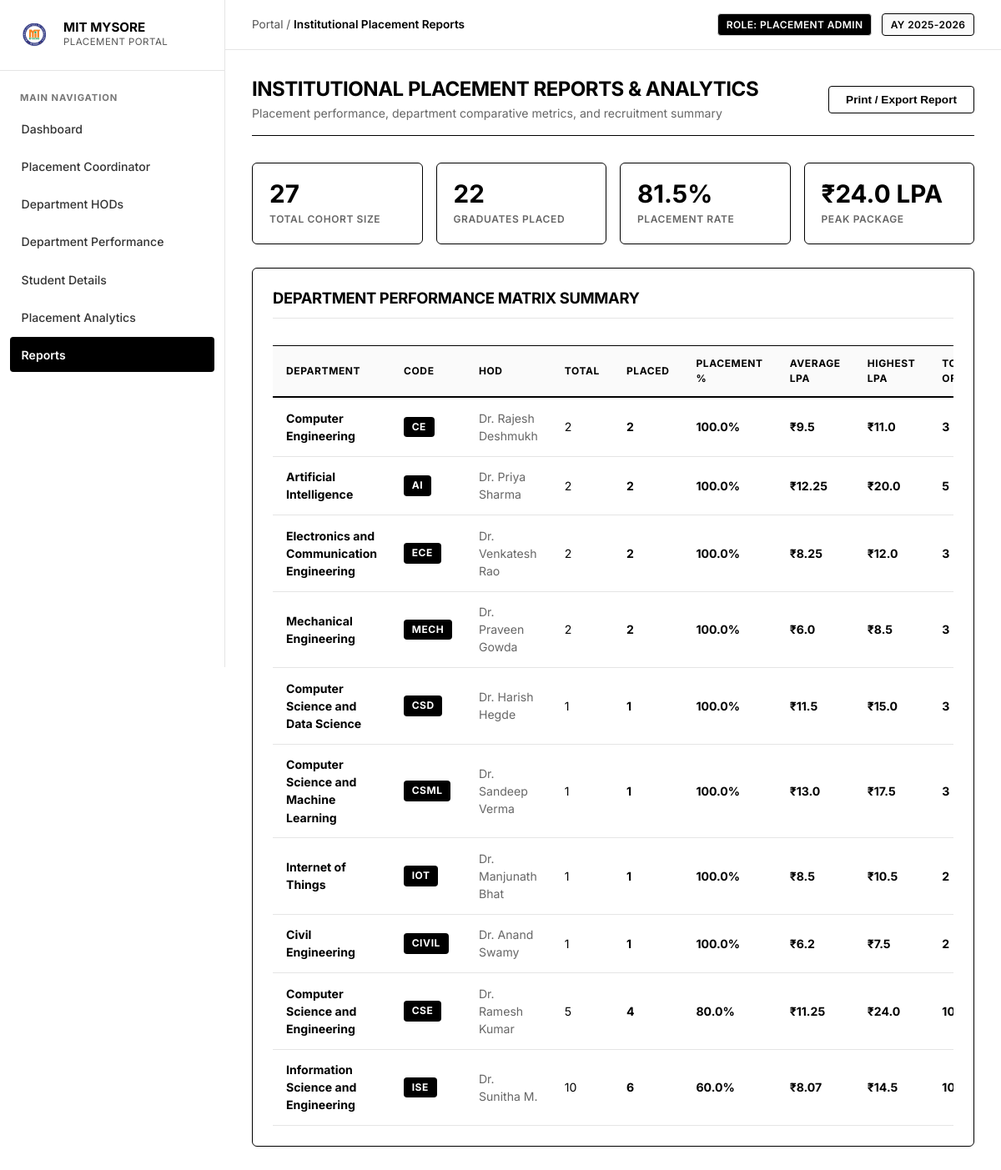
/portal/reports (signed in), run on the app's committed database.
### models.py (models this page shows, shortened)
class Student(db.Model):
    __tablename__ = 'students'
    usn = db.Column(db.String(20), primary_key=True)
    name = db.Column(db.String(100), nullable=False)
    mobile_number = db.Column(db.String(15), unique=True, nullable=False)
    email = db.Column(db.String(100), unique=True, nullable=True)
    department_id = db.Column(db.Integer, db.ForeignKey('departments.id'), nullable=False)
    session_version = db.Column(db.Integer, default=1)
    semester = db.Column(db.Integer, default=8)
    cgpa = db.Column(db.Float, default=8.0)
    attendance = db.Column(db.Float, default=85.0)
    academic_score = db.Column(db.Float, default=82.0)
    skills = db.Column(db.String(255), default="Python, DSA, SQL")
    programming_languages = db.Column(db.String(255), default="Python, Java, C++")
    technical_skills = db.Column(db.String(255), default="Data Structures, DBMS, Web Development")
    certifications = db.Column(db.String(255), default="Cloud Computing, Full Stack Web Development")
    projects = db.Column(db.Text, default="Smart Placement Portal, AI Resume Screener")
    companies_attended = db.Column(db.Integer, default=0)
    companies_selected = db.Column(db.Integer, default=0)
    offers_count = db.Column(db.Integer, default=0)
    highest_package = db.Column(db.Float, default=0.0)  # in LPA
    average_package = db.Column(db.Float, default=0.0)  # in LPA
    placement_status = db.Column(db.String(50), default="NOT_STARTED") # PLACED, IN_PROCESS, NOT_STARTED, NOT_PLACED
    placement_approval_status = db.Column(db.String(50), default="APPROVED") # PENDING, APPROVED, REJECTED
    approved_by = db.Column(db.String(100), nullable=True)
    approved_at = db.Column(db.DateTime, nullable=True)
    rejected_by = db.Column(db.String(100), nullable=True)
    rejected_at = db.Column(db.DateTime, nullable=True)
    rejection_reason = db.Column(db.Text, nullable=True)
    resume = db.Column(db.String(255), default="Resume_Uploaded.pdf")
    performance = db.relationship('PerformanceRecord', backref='student', uselist=False, lazy=True)
    account_link = db.relationship('StudentAccountLink', backref='student', uselist=False, lazy=True)
    recommendations = db.relationship('LearningRecommendation', backref='student', lazy=True, order_by='LearningRecommendation.created_at.desc()')
    youtube_lessons = db.relationship('YouTubeLesson', backref='student', lazy=True, order_by='YouTubeLesson.created_at.desc()')
    quiz_attempts = db.relationship('QuizAttempt', backref='student', lazy=True, order_by='QuizAttempt.attempted_at.desc()')
    interview_sessions = db.relationship('MockInterviewSession', backref='student', lazy=True, order_by='MockInterviewSession.started_at.desc()')
    course_progress = db.relationship('StudentCourseProgress', backref='student', lazy=True, cascade='all, delete-orphan', order_by='StudentCourseProgress.saved_at.desc()')
    event_actions = db.relationship('StudentEventAction', backref='student', lazy=True, cascade='all, delete-orphan', order_by='StudentEventAction.updated_at.desc()')
    achievements = db.relationship('StudentAchievement', backref='student', lazy=True, cascade='all, delete-orphan', order_by='StudentAchievement.completion_date.desc()')
    notifications = db.relationship('StudentNotification', backref='student', lazy=True, cascade='all, delete-orphan', order_by='StudentNotification.created_at.desc()')
    preference = db.relationship('StudentPreference', backref='student', uselist=False, lazy=True, cascade='all, delete-orphan')
    provider_accounts = db.relationship('ExternalProviderAccount', backref='student', lazy=True, cascade='all, delete-orphan', order_by='ExternalProviderAccount.created_at.desc()')
    sync_logs = db.relationship('CertificateSyncLog', backref='student', lazy=True, cascade='all, delete-orphan', order_by='CertificateSyncLog.sync_started_at.desc()')
    @property
    def placement_score(self):
        if self.performance:
            return round(self.performance.overall_aggregate, 1)
        return 0.0

class Department(db.Model):
    __tablename__ = 'departments'
    id = db.Column(db.Integer, primary_key=True)
    code = db.Column(db.String(20), unique=True, nullable=False)
    name = db.Column(db.String(100), unique=True, nullable=False)
    hod_name = db.Column(db.String(100), default='Dr. HOD')
    hod_id = db.Column(db.String(50), default='HOD_01')
    hod_email = db.Column(db.String(100), default='hod@mitmysore.in')
    hod_phone = db.Column(db.String(30), default='+91 98450 11223')
    admins = db.relationship('Admin', backref='department', lazy=True)
    students = db.relationship('Student', backref='department', lazy=True)

### app.py (the view)
@app.route('/portal/reports')
def portal_reports():
    admin = get_current_admin()
    if not admin:
        return redirect(url_for('admin_login'))
    college_metrics = get_college_metrics()
    dept_stats_list = get_all_department_stats()
    dept_leaderboard = sorted(dept_stats_list, key=lambda x: (x['placement_pct'], x['placed_count']), reverse=True)
    return render_template(
        'portal_reports.html',
        active_page='reports',
        admin=admin,
        metrics=college_metrics,
        dept_leaderboard=dept_leaderboard
    )

### app.py (called while the page is built)
@app.context_processor
def inject_student_notifications():
    unread_count = 0
    if session.get('student_usn'):
        try:
            unread_count = NotificationService.get_unread_count(session.get('student_usn'))
        except Exception:
            unread_count = 0
    return dict(unread_notifications_count=unread_count)

@app.after_request
def add_security_headers(response):
    if not request.path.startswith('/static/'):
        response.headers["Cache-Control"] = "no-cache, no-store, must-revalidate, max-age=0"
        response.headers["Pragma"] = "no-cache"
        response.headers["Expires"] = "0"
    else:
        response.headers["Cache-Control"] = "public, max-age=86400"
    response.headers["X-Content-Type-Options"] = "nosniff"
    response.headers["X-Frame-Options"] = "DENY"
    return response

def get_current_admin():
    if 'admin_id' not in session:
        return None
    return db.session.get(Admin, session['admin_id'])

def get_all_department_stats():
    departments = Department.query.order_by(Department.id).all()
    return [get_department_stats(d) for d in departments]

### models.py (called while the page is built)
    @property
    def coding_overall_score(self):
        return round((self.coding_c_score + self.coding_java_score + self.coding_dsa_score) / 3.0, 1)

    @property
    def overall_aggregate(self):
        coding_avg = self.coding_overall_score
        tech_score = self.technical_interview_score if self.technical_interview_score > 0 else coding_avg
        hr_val = self.hr_score if self.hr_score > 0 else (90.0 if self.hr_status else 45.0)
        gd_val = 90.0 if self.gd_status else 45.0
        score = (self.aptitude_score * 0.25) + (coding_avg * 0.35) + (tech_score * 0.20) + (hr_val * 0.10) + (gd_val * 0.10)
        return round(score, 1)

### templates/portal_reports.html (shortened to what this page needs)
{% extends 'portal_base.html' %}
{% block breadcrumb %}Institutional Placement Reports{% endblock %}
{% block portal_content %}
<div style="display: flex; justify-content: space-between; align-items: center; margin-bottom: 2rem; flex-wrap: wrap; gap: 1rem; border-bottom: 1px solid #000; padding-bottom: 1rem;">
    <div>
        <h2 style="font-size: 1.5rem; font-weight: 700; color: #000; text-transform: uppercase;">Institutional Placement Reports & Analytics</h2>
        <p style="color: #666; font-size: 0.88rem; margin: 3px 0 0;">
            Placement performance, department comparative metrics, and recruitment summary
        </p>
    </div>
    <button onclick="window.print()" class="btn btn-secondary" style="border: 1px solid #000; color: #000; font-size: 0.85rem; padding: 0.5rem 1.25rem; background: #fff;">
        Print / Export Report
    </button>
</div>
<div class="stat-cards-grid">
    <div class="metric-card" style="border: 1px solid #000; background: #fff;">
        <div>
            <div class="metric-val" style="color: #000;">{{ metrics.total_students }}</div>
            <div class="metric-label" style="color: #666;">Total Cohort Size</div>
        </div>
    </div>
    <div class="metric-card" style="border: 1px solid #000; background: #fff;">
        <div>
            <div class="metric-val" style="color: #000;">{{ metrics.placed_count }}</div>
            <div class="metric-label" style="color: #666;">Graduates Placed</div>
        </div>
    </div>
    <div class="metric-card" style="border: 1px solid #000; background: #fff;">
        <div>
            <div class="metric-val" style="color: #000;">{{ metrics.placement_pct }}%</div>
            <div class="metric-label" style="color: #666;">Placement Rate</div>
        </div>
    </div>
    <div class="metric-card" style="border: 1px solid #000; background: #fff;">
        <div>
            <div class="metric-val" style="color: #000;">₹{{ metrics.max_package }} LPA</div>
            <div class="metric-label" style="color: #666;">Peak Package</div>
        </div>
    </div>
</div>
<div class="card" style="border: 1px solid #000; padding: 1.5rem; margin-bottom: 2rem;">
    <div style="margin-bottom: 1.25rem; border-bottom: 1px solid #e5e5e5; padding-bottom: 0.75rem;">
        <h3 style="font-size: 1.15rem; font-weight: 700; color: #000; margin: 0; text-transform: uppercase;">
            Department Performance Matrix Summary
        </h3>
    </div>
    <div style="overflow-x: auto;">
        <table class="portal-table">
            <thead>
                <tr>
                    <th>Department</th>
                    <th>Code</th>
                    <th>HOD</th>
                    <th>Total</th>
                    <th>Placed</th>
                    <th>Placement %</th>
                    <th>Average LPA</th>
                    <th>Highest LPA</th>
                    <th>Total Offers</th>
                </tr>
            </thead>
            <tbody>
                {% for dept in dept_leaderboard %}
                <tr>
                    <td style="font-weight: 700;">{{ dept.name }}</td>
                    <td><span class="badge-dept">{{ dept.code }}</span></td>
                    <td style="color: #666;">{{ dept.hod_name }}</td>
                    <td>{{ dept.total_students }}</td>
                    <td><strong>{{ dept.placed_count }}</strong></td>
                    <td>
                        <strong>{{ dept.placement_pct }}%</strong>
                    </td>
                    <td><strong>₹{{ dept.avg_package }}</strong></td>
                    <td><strong>₹{{ dept.highest_package }}</strong></td>
                    <td><strong>{{ dept.total_offers }}</strong></td>
                </tr>
                {% endfor %}
            </tbody>
        </table>
    </div>
</div>
{% endblock %}

### static/css/style.css (style rules this page uses)
:root { --bg-page: #FFFFFF; --bg-card: #FFFFFF; --bg-subtle: #FAFAFA; --bg-hover: #F5F5F5; --text-primary: #000000; --text-secondary: #555555; --text-muted: #777777; --border-dark: #000000; --border-light: #E5E5E5; --border-mid: #CCCCCC; --font-sans: 'Inter', -apple-system, BlinkMacSystemFont, "Segoe UI", Roboto, sans-serif; }
* { box-sizing: border-box; margin: 0; padding: 0; }
body { font-family: var(--font-sans); background-color: var(--bg-page); color: var(--text-primary); min-height: 100vh; display: flex; flex-direction: column; line-height: 1.5; -webkit-font-smoothing: antialiased; }
h1, h2, h3, h4, h5, h6 { color: var(--text-primary); font-weight: 700; letter-spacing: -0.02em; line-height: 1.25; }
.btn { display: inline-flex; align-items: center; justify-content: center; gap: 0.4rem; background-color: #000000; color: #FFFFFF !important; padding: 0.65rem 1.25rem; border: 1px solid #000000; border-radius: 4px; font-weight: 600; font-size: 0.88rem; cursor: pointer; text-decoration: none; transition: background-color 0.15s ease, color 0.15s ease; }
.btn-secondary, .btn-outline { background-color: #FFFFFF; color: #000000 !important; border: 1px solid #000000; }
.glass-panel, .card { background-color: var(--bg-card); border: 1px solid var(--border-light); border-radius: 6px; padding: 1.5rem; margin-bottom: 1.5rem; box-shadow: 0 1px 3px rgba(0, 0, 0, 0.04); }
table, .portal-table { width: 100%; border-collapse: collapse; margin-top: 0.75rem; font-size: 0.88rem; background: #FFFFFF; }
table th, .portal-table th { background-color: var(--bg-subtle); color: var(--text-primary); font-weight: 700; text-transform: uppercase; font-size: 0.75rem; letter-spacing: 0.05em; padding: 0.75rem 1rem; border-top: 1px solid #000000; border-bottom: 2px solid #000000; text-align: left; }
table td, .portal-table td { padding: 0.85rem 1rem; border-bottom: 1px solid var(--border-light); color: var(--text-primary); vertical-align: middle; }
.badge-dept { display: inline-block; padding: 0.2rem 0.6rem; background: #000000; color: #FFFFFF; border-radius: 4px; font-size: 0.75rem; font-weight: 700; letter-spacing: 0.05em; }
.stat-cards-grid { display: grid; grid-template-columns: repeat(auto-fit, minmax(200px, 1fr)); gap: 1rem; margin-bottom: 1.75rem; }
.metric-card { background: #FFFFFF; border: 1px solid var(--border-light); border-radius: 6px; padding: 1.25rem; display: flex; flex-direction: column; justify-content: space-between; }
.metric-val { font-size: 1.85rem; font-weight: 700; color: #000000; line-height: 1.1; margin-bottom: 0.35rem; }
.metric-label { font-size: 0.75rem; text-transform: uppercase; letter-spacing: 0.05em; color: var(--text-secondary); font-weight: 600; }

### data on the page
Student: max_package "24.0", highest_package "24.0"
Department: name "Computer Engineering", code "CE", hod_name "Dr. Rajesh Deshmukh"
Student: highest_package "11.0"
Department: name "Artificial Intelligence", code "AI", hod_name "Dr. Priya Sharma"
Student: highest_package "20.0"
Department: name "Electronics and Communication Engineering", code "ECE", hod_name "Dr. Venkatesh Rao"
Student: highest_package "12.0"
Department: name "Mechanical Engineering", code "MECH", hod_name "Dr. Praveen Gowda"
Student: highest_package "8.5"
Department: name "Computer Science and Data Science", code "CSD", hod_name "Dr. Harish Hegde"
Student: highest_package "15.0"
Department: name "Computer Science and Machine Learning", code "CSML", hod_name "Dr. Sandeep Verma"
Student: highest_package "17.5"
Department: name "Internet of Things", code "IOT", hod_name "Dr. Manjunath Bhat"
Student: highest_package "10.5"
Department: name "Civil Engineering", code "CIVIL", hod_name "Dr. Anand Swamy"
Student: highest_package "7.5"
Department: name "Computer Science and Engineering", code "CSE", hod_name "Dr. Ramesh Kumar"
Department: name "Information Science and Engineering", code "ISE", hod_name "Dr. Sunitha M."
Student: highest_package "14.5"

### other printed values
{{ metrics.total_students }} "27"
{{ metrics.placed_count }} "22"
{{ metrics.placement_pct }} "81.5"
{{ dept.total_students }} "2" "2" "2" "2" "1" "1" "1" "1" "5" "10"
{{ dept.placed_count }} "2" "2" "2" "2" "1" "1" "1" "1" "4" "6"
{{ dept.placement_pct }} "100.0" "100.0" "100.0" "100.0" "100.0" "100.0" "100.0" "100.0" "80.0" "60.0"
{{ dept.avg_package }} "9.5" "12.25" "8.25" "6.0" "11.5" "13.0" "8.5" "6.2" "11.25" "8.07"
{{ dept.total_offers }} "3" "5" "3" "3" "3" "3" "2" "2"
